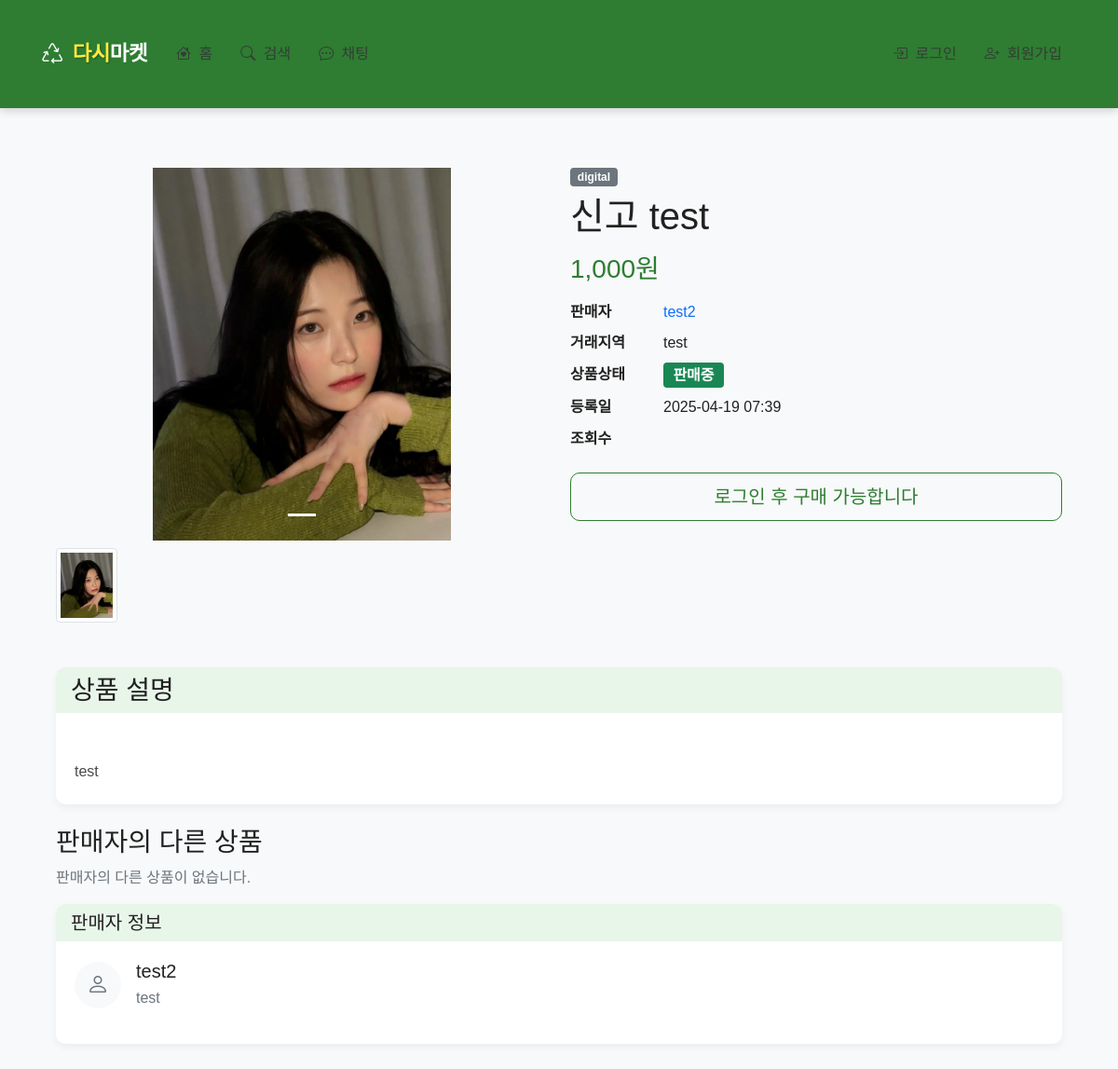
/product/5, run on the app's committed database.
### app/models.py (models this page shows, shortened)
class ProductImage(db.Model):
    __tablename__ = 'product_images'
    id = db.Column(db.Integer, primary_key=True)
    product_id = db.Column(db.Integer, db.ForeignKey('products.id'), nullable=False)
    image_path = db.Column(db.String(200), nullable=False)
    created_at = db.Column(db.DateTime, default=datetime.utcnow)

class Product(db.Model):
    __tablename__ = 'products'
    id = db.Column(db.Integer, primary_key=True)
    title = db.Column(db.String(120), nullable=False)
    description = db.Column(db.Text, nullable=False)
    price = db.Column(db.Integer, nullable=False)
    category = db.Column(db.String(50), nullable=False)
    location = db.Column(db.String(100), nullable=False)
    seller_id = db.Column(db.Integer, db.ForeignKey('users.id'), nullable=False)
    status = db.Column(db.String(20), default='active')  # active, sold, hidden
    created_at = db.Column(db.DateTime, default=datetime.utcnow)
    updated_at = db.Column(db.DateTime, default=datetime.utcnow, onupdate=datetime.utcnow)
    images = db.relationship('ProductImage', backref='product', lazy='dynamic', cascade='all, delete-orphan')
    transfers = db.relationship('Transfer', backref='product', lazy='dynamic')

class User(UserMixin, db.Model):
    __tablename__ = 'users'
    id = db.Column(db.Integer, primary_key=True)
    email = db.Column(db.String(120), unique=True, nullable=False)
    password_hash = db.Column(db.String(256), nullable=False)
    username = db.Column(db.String(64), nullable=False)
    profile_image = db.Column(db.String(120), nullable=True)
    created_at = db.Column(db.DateTime, default=datetime.utcnow)
    is_admin = db.Column(db.Boolean, default=False)
    is_active = db.Column(db.Boolean, default=True)
    products = db.relationship('Product', backref='seller', lazy='dynamic')
    wallet = db.relationship('Wallet', backref='user', uselist=False)

### app/product/routes.py (the view)
@bp.route('/<int:product_id>', methods=['GET'])
def view_product(product_id):
    product = Product.query.get_or_404(product_id)
    if product.status != 'active' and not (current_user.is_authenticated and (current_user.id == product.seller_id or current_user.is_admin)):
        flash('해당 상품을 찾을 수 없습니다.')
        return redirect(url_for('main.index'))
    return render_template('product/view.html', title=product.title, product=product)

### app/templates/product/view.html (shortened to what this page needs)
{% extends 'base.html' %}
{% block content %}
<div class="container">
    <div class="row">
        <div class="col-md-6 mb-4">
            {% if product.images %}
                <div id="productCarousel" class="carousel slide" data-bs-ride="carousel">
                    <div class="carousel-indicators">
                        {% for image in product.images %}
                            <button type="button" data-bs-target="#productCarousel" data-bs-slide-to="{{ loop.index0 }}" {% if loop.first %}class="active"{% endif %} aria-label="Slide {{ loop.index }}"></button>
                        {% endfor %}
                    </div>
                    <div class="carousel-inner">
                        {% for image in product.images %}
                            <div class="carousel-item {% if loop.first %}active{% endif %}">
                                <img src="{{ url_for('static', filename='uploads/' + image.image_path) }}" class="d-block w-100" alt="상품 이미지" style="height: 400px; object-fit: contain;">
                            </div>
                        {% endfor %}
                    </div>
                </div>
                <div class="row mt-2">
                    {% for image in product.images %}
                        <div class="col-3">
                            <img src="{{ url_for('static', filename='uploads/' + image.image_path) }}" class="img-thumbnail" alt="썸네일" data-bs-target="#productCarousel" data-bs-slide-to="{{ loop.index0 }}" style="cursor: pointer; height: 80px; object-fit: cover;">
                        </div>
                    {% endfor %}
                </div>
            {% endif %}
        </div>
        <div class="col-md-6">
            <div class="d-flex justify-content-between align-items-center mb-2">
                <span class="badge bg-secondary">{{ product.category }}</span>
            </div>
            <h1 class="mb-3">{{ product.title }}</h1>
            <div class="mb-3">
                <h3 class="text-primary mb-0">{{ product.price|format_price }}원</h3>
            </div>
            <div class="mb-3">
                <div class="d-flex mb-2">
                    <div style="width: 100px;"><strong>판매자</strong></div>
                    <div>
                        <a href="{{ url_for('auth.profile', user_id=product.seller_id) }}" class="text-decoration-none">
                            {{ product.seller.username }}
                        </a>
                    </div>
                </div>
                <div class="d-flex mb-2">
                    <div style="width: 100px;"><strong>거래지역</strong></div>
                    <div>{{ product.location }}</div>
                </div>
                <div class="d-flex mb-2">
                    <div style="width: 100px;"><strong>상품상태</strong></div>
                    <div>
                        {% if product.status == 'active' %}
                            <span class="badge bg-success fs-6">판매중</span>
                        {% elif product.status == 'reserved' %}
                            <span class="badge bg-warning text-dark fs-6">거래중</span>
                        {% elif product.status == 'sold' %}
                            <span class="badge bg-secondary fs-6">판매완료</span>
                        {% endif %}
                    </div>
                </div>
                <div class="d-flex mb-2">
                    <div style="width: 100px;"><strong>등록일</strong></div>
                    <div>{{ product.created_at|format_datetime }}</div>
                </div>
                <div class="d-flex mb-2">
                    <div style="width: 100px;"><strong>조회수</strong></div>
                </div>
            </div>
            <div class="d-grid gap-2 mt-4">
                {% if current_user.is_authenticated and current_user.id != product.seller_id %}
                    {% if product.status == 'active' %}
                        <button class="btn btn-lg btn-primary" type="button" data-bs-toggle="modal" data-bs-target="#purchaseModal">
                            구매하기
                        </button>
                        <button class="btn btn-lg btn-outline-primary" type="button" data-bs-toggle="modal" data-bs-target="#messageModal">
                            채팅하기
                        </button>
                    {% elif product.status == 'reserved' %}
                        <button class="btn btn-lg btn-warning" type="button" disabled>
                            거래중
                        </button>
                        <button class="btn btn-lg btn-outline-primary" type="button" data-bs-toggle="modal" data-bs-target="#messageModal">
                            채팅하기
                        </button>
                    {% elif product.status == 'sold' %}
                        <button class="btn btn-lg btn-secondary" type="button" disabled>
                            판매완료
                        </button>
                    {% endif %}
                {% elif not current_user.is_authenticated %}
                    <a href="{{ url_for('auth.login') }}" class="btn btn-lg btn-outline-primary">
                        로그인 후 구매 가능합니다
                    </a>
                {% endif %}
            </div>
        </div>
    </div>
    <div class="row mt-4">
        <div class="col-12">
            <div class="card">
                <div class="card-header">
                    <h3 class="mb-0">상품 설명</h3>
                </div>
                <div class="card-body">
                    <div class="product-description">
                        {{ product.description|nl2br }}
                    </div>
                </div>
            </div>
        </div>
    </div>
    <div class="row mt-4">
        <div class="col-12">
            <h3>판매자의 다른 상품</h3>
            {% if seller_products %}
                <div class="row row-cols-2 row-cols-md-4 row-cols-lg-5">
                    {% for item in seller_products %}
                        <div class="col mb-4">
                            <div class="card h-100">
                                <a href="{{ url_for('product.view_product', product_id=item.id) }}" class="text-decoration-none">
                                    {% if item.thumbnail %}
                                        <img src="{{ url_for('static', filename='uploads/' + item.thumbnail) }}" class="card-img-top" alt="{{ item.title }}" style="height: 150px; object-fit: cover;">
                                    {% else %}
                                        <div class="text-center py-5 bg-light">
                                            <i class="bi bi-image" style="font-size: 2rem; color: #aaa;"></i>
                                        </div>
                                    {% endif %}
                                    <div class="card-body">
                                        <h5 class="card-title text-truncate">{{ item.title }}</h5>
                                        <p class="card-text text-primary">{{ item.price|format_price }}원</p>
                                        <p class="card-text"><small class="text-muted">{{ item.location }}</small></p>
                                    </div>
                                </a>
                            </div>
                        </div>
                    {% endfor %}
                </div>
            {% else %}
                <p class="text-muted">판매자의 다른 상품이 없습니다.</p>
            {% endif %}
        </div>
    </div>
    <div class="card mb-3">
        <div class="card-header">
            <h5 class="mb-0">판매자 정보</h5>
        </div>
        <div class="card-body">
            <div class="d-flex align-items-center">
                {% if product.seller.profile_image %}
                <img src="{{ url_for('static', filename='uploads/' + product.seller.profile_image) }}" alt="{{ product.seller.username }}" class="rounded-circle me-3" style="width: 50px; height: 50px; object-fit: cover;">
                {% else %}
                <div class="rounded-circle bg-light d-flex align-items-center justify-content-center me-3" style="width: 50px; height: 50px;">
                    <i class="bi bi-person text-secondary" style="font-size: 1.5rem;"></i>
                </div>
                {% endif %}
                <div>
                    <h5 class="mb-1">{{ product.seller.username }}</h5>
                    <p class="mb-0 text-muted">{{ product.location }}</p>
                </div>
            </div>
        </div>
    </div>
</div>
{% endblock %}

### app/static/css/style.css (style rules this page uses)
:root { --primary-color: #FF7E36; --secondary-color: #56C4C5; --accent-color: #3A86FF; --light-color: #FFF8F0; --dark-color: #363636; --gray-color: #f8f9fa; --border-radius: 10px; --box-shadow: 0 4px 12px rgba(0, 0, 0, 0.08); }
body { font-family: 'Pretendard', 'Noto Sans KR', -apple-system, BlinkMacSystemFont, sans-serif; background-color: var(--light-color); color: var(--dark-color); line-height: 1.6; padding-bottom: 0; }
.btn { border-radius: var(--border-radius); font-weight: 500; padding: 10px 20px; transition: all 0.2s ease; }
.btn-outline-primary { color: var(--primary-color) !important; border-color: var(--primary-color) !important; }
.container { padding: 20px 15px; }
.card { border-radius: var(--border-radius); border: none; box-shadow: var(--box-shadow); transition: transform 0.3s ease, box-shadow 0.3s ease; overflow: hidden; height: 100%; background-color: white; }
.card-body { padding: 1.25rem; }
.carousel-item img { max-height: 500px; object-fit: contain; background-color: #f8f9fa; border-radius: var(--border-radius); }
.product-description { white-space: pre-line; line-height: 1.8; color: #4a4a4a; }

### app/templates/base.html (style rules this page uses)
:root { --primary-color: #2E7D32; --secondary-color: #1B5E20; --accent-color: #FF5252; --accent-color-dark: #D32F2F; --background-color: #F8F9FA; --light-accent: #E8F5E9; --text-color: #212121; --light-text: #FFFFFF; --border-radius: 10px; }
body { font-family: 'Pretendard', 'Noto Sans KR', sans-serif; background-color: var(--background-color); color: var(--text-color); }
.btn-outline-primary { color: var(--primary-color); border-color: var(--primary-color); }
.card { border-radius: var(--border-radius); box-shadow: 0 4px 8px rgba(0, 0, 0, 0.05); border: none; }
.card-header { background-color: var(--light-accent); border-bottom: none; font-weight: 600; }
.text-primary { color: var(--primary-color) !important; }

### data on the page
ProductImage: image_path (picture)
Product: category "digital", title "신고 test", price "1,000", location "test", created_at "2025-04-19 07:39", description "test"
User: seller.username "test2"
